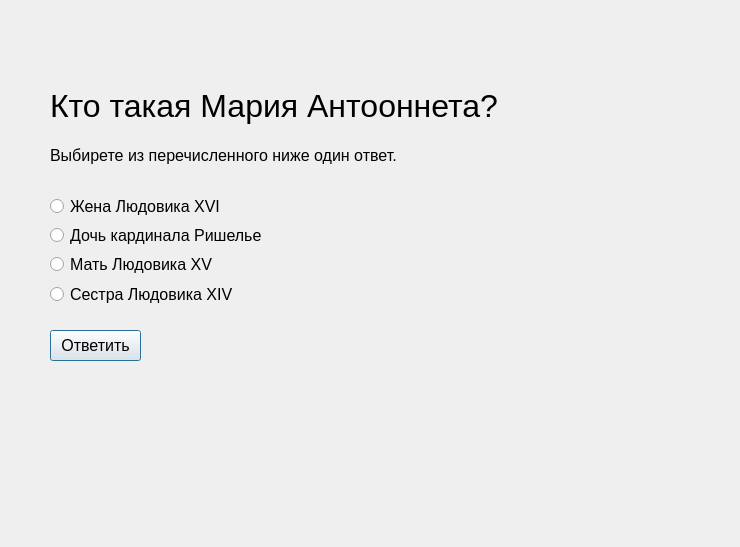
<?xml version="1.0" encoding="UTF-8"?>
<ui version="4.0">
 <class>Dialog</class>
 <widget class="QDialog" name="Dialog">
  <property name="geometry">
   <rect>
    <x>0</x>
    <y>0</y>
    <width>740</width>
    <height>547</height>
   </rect>
  </property>
  <property name="windowTitle">
   <string>Dialog</string>
  </property>
  <widget class="QWidget" name="formLayoutWidget">
   <property name="geometry">
    <rect>
     <x>50</x>
     <y>190</y>
     <width>231</width>
     <height>116</height>
    </rect>
   </property>
   <layout class="QFormLayout" name="formLayout">
    <property name="topMargin">
     <number>5</number>
    </property>
    <item row="0" column="0">
     <widget class="QRadioButton" name="radioButton">
      <property name="font">
       <font>
        <pointsize>12</pointsize>
       </font>
      </property>
      <property name="text">
       <string>Жена Людовика XVI</string>
      </property>
     </widget>
    </item>
    <item row="1" column="0">
     <widget class="QRadioButton" name="radioButton_2">
      <property name="font">
       <font>
        <pointsize>12</pointsize>
       </font>
      </property>
      <property name="text">
       <string>Дочь кардинала Ришелье</string>
      </property>
     </widget>
    </item>
    <item row="2" column="0">
     <widget class="QRadioButton" name="radioButton_3">
      <property name="font">
       <font>
        <pointsize>12</pointsize>
       </font>
      </property>
      <property name="text">
       <string>Мать Людовика XV</string>
      </property>
     </widget>
    </item>
    <item row="3" column="0">
     <widget class="QRadioButton" name="radioButton_4">
      <property name="font">
       <font>
        <pointsize>12</pointsize>
       </font>
      </property>
      <property name="text">
       <string>Сестра Людовика XIV</string>
      </property>
     </widget>
    </item>
   </layout>
  </widget>
  <widget class="QLabel" name="label">
   <property name="geometry">
    <rect>
     <x>50</x>
     <y>70</y>
     <width>471</width>
     <height>71</height>
    </rect>
   </property>
   <property name="font">
    <font>
     <pointsize>24</pointsize>
    </font>
   </property>
   <property name="text">
    <string>Кто такая Мария Антооннета?</string>
   </property>
  </widget>
  <widget class="QLabel" name="label_2">
   <property name="geometry">
    <rect>
     <x>50</x>
     <y>130</y>
     <width>441</width>
     <height>51</height>
    </rect>
   </property>
   <property name="font">
    <font>
     <pointsize>12</pointsize>
    </font>
   </property>
   <property name="text">
    <string>Выбирете из перечисленного ниже один ответ.</string>
   </property>
  </widget>
  <widget class="QPushButton" name="pushButton">
   <property name="geometry">
    <rect>
     <x>50</x>
     <y>330</y>
     <width>91</width>
     <height>31</height>
    </rect>
   </property>
   <property name="font">
    <font>
     <pointsize>12</pointsize>
    </font>
   </property>
   <property name="text">
    <string>Ответить</string>
   </property>
  </widget>
 </widget>
 <resources/>
 <connections/>
</ui>
